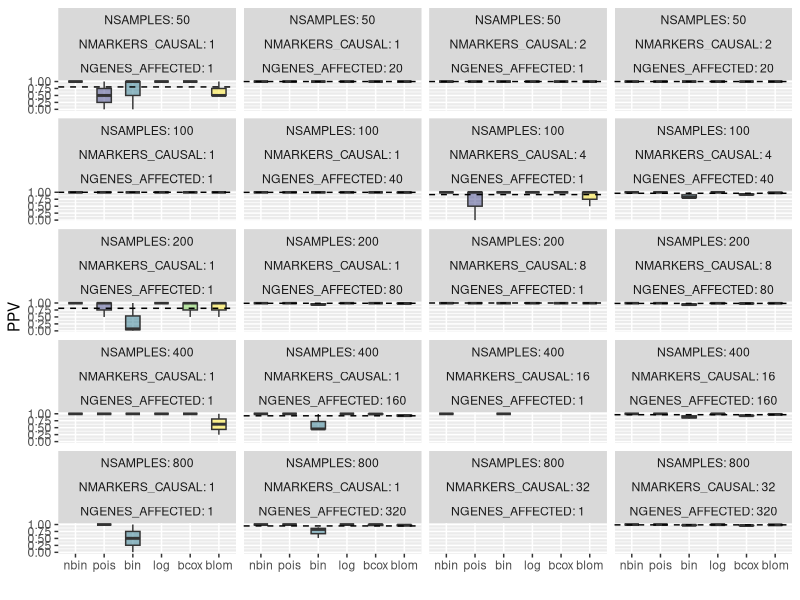

This chart was generated by the following R code:
require('ggplot2')
require('dplyr')

metrics = read.table('metrics3.txt', stringsAsFactors = F, sep = ',', header = T)
metrics_flat = metrics %>%
  mutate(MCC = ifelse(is.na(MCC), 0, MCC)) %>%
  mutate(RSS = ifelse(is.na(RSS), 0, RSS)) %>%
  mutate(MCC2 = ifelse(MCC < 0, 0, MCC)) %>%
  mutate(M = (MCC2 / (RSS + 1)) ^ (1/2)) %>%
  mutate(MODEL2 = ifelse(MODEL %in% c('NBinomial', 'Binomial', 'Poisson'), MODEL, TRANS)) %>%
  mutate(MODEL2 = gsub('NBinomial', 'nbin', MODEL2)) %>%
  mutate(MODEL2 = gsub('Binomial', 'bin', MODEL2)) %>%
  mutate(MODEL2 = gsub('Poisson', 'pois', MODEL2)) %>%
  mutate(MODEL2 = gsub('boxcox', 'bcox', MODEL2)) %>%
  select(-c(MODEL,TRANS)) %>%
  tidyr::gather(METRIC, VALUE, -c(NSAMPLES, NGENES, NGENES_AFFECTED,
                                  NMARKERS, NMARKERS_CAUSAL, MODEL2, S2),
                convert = T)

mdls = c('nbin','pois', 'bin', 'log', 'bcox', 'blom')
metric = 'PPV'
metrics_filt = metrics_flat %>%
  filter(METRIC %in% c(metric), S2==2) %>%
  select(-METRIC) %>%
  group_by(NSAMPLES, NMARKERS, NMARKERS_CAUSAL, NGENES, NGENES_AFFECTED, MODEL2) %>%
  arrange(desc(VALUE)) %>%
  slice(1:3) %>%
  ungroup() %>%
  mutate(MODEL2=factor(MODEL2, levels = mdls, ordered = T))

means = metrics_filt %>%
  group_by(NSAMPLES, NMARKERS, NMARKERS_CAUSAL, NGENES, NGENES_AFFECTED) %>%
  summarise(MEAN = mean(VALUE)) %>%
  ungroup()


print(
  ggplot(data = metrics_filt, mapping = aes(x = MODEL2, y = VALUE, fill = MODEL2)) +
    geom_boxplot(alpha = 0.5, width = 0.5) +
    geom_hline(data = means, aes(yintercept = MEAN), linetype = 'dashed') +
    theme(legend.position = 'none') +
    scale_x_discrete(name='') +
    scale_y_continuous(name=metric) +
    facet_wrap(NSAMPLES~NMARKERS_CAUSAL + NGENES_AFFECTED, labeller = label_both, ncol = 4)
)
